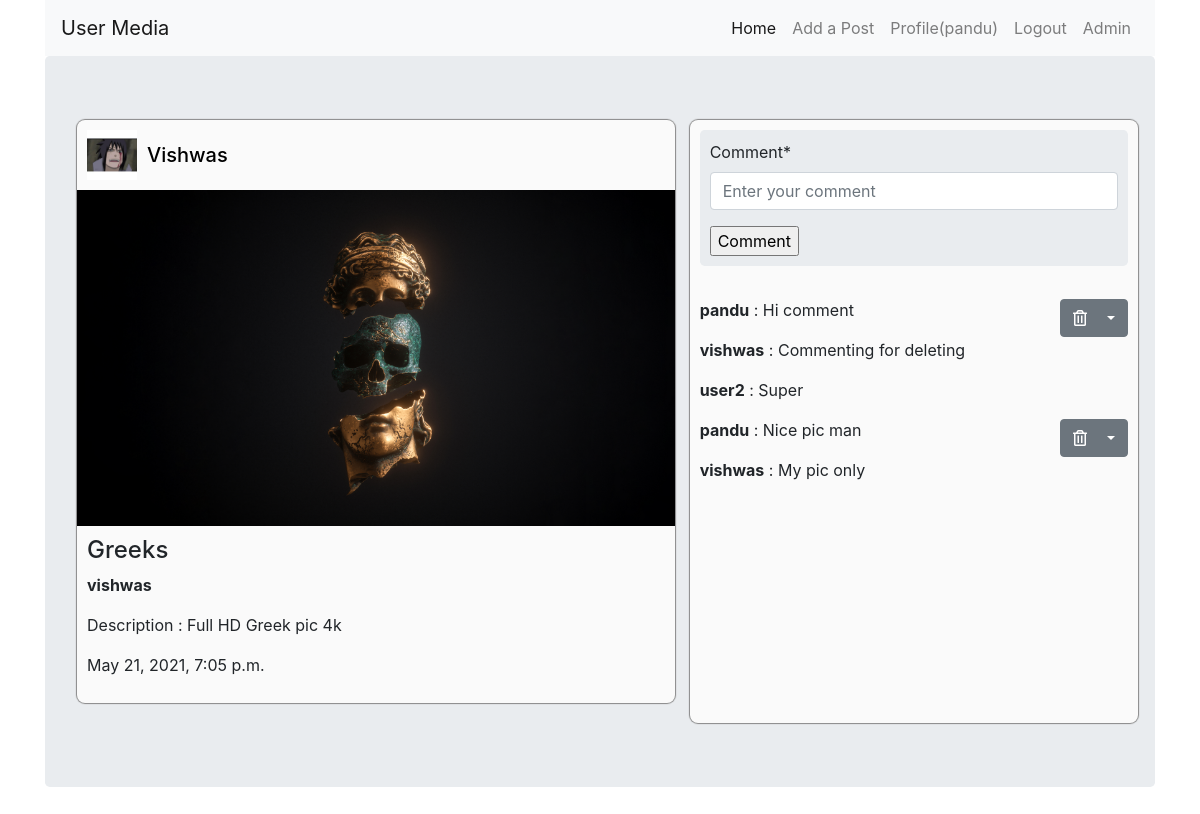
Screenshot of /post_detail/7/ (signed in) with the database file from the repository.
### userapp/models.py (models this page shows, shortened)
class Post(models.Model):
    user = models.ForeignKey(User,related_name='posts',on_delete=models.CASCADE)
    title = models.CharField(max_length=250)
    description = models.CharField(max_length=300,blank=True,null=True)
    picture = models.ImageField(upload_to='pics/')
    created = models.DateTimeField(auto_now_add=True)

class UserProfile(models.Model):
    user = models.OneToOneField(User,related_name='profile',on_delete=models.CASCADE)
    profile_pic = models.ImageField(upload_to='profile_pics/',blank=True)

class Comment(models.Model):
    post = models.ForeignKey(Post,related_name='comments',on_delete=models.CASCADE)
    user = models.ForeignKey(User,related_name='comments',on_delete=models.CASCADE)
    text = models.CharField(max_length=256)
    time_commented = models.DateTimeField(auto_now_add=True)

### userapp/views.py (the view)
# urls.py: path('post_detail/<str:pk>/',views.post_detail,name='post_detail'),
@login_required(login_url='login')
def post_detail(request,pk):
    post = Post.objects.get(id = pk)
    post_form = PostUpdateForm(instance=post)
    comments = Comment.objects.filter(post = post).order_by('-time_commented')
    comment_form = CommentForm()
    context = {'post_form':post_form, 'comment_form':comment_form,'post':post,'old_comments':comments}
    if request.method == 'POST':
        post_form = PostUpdateForm(request.POST,instance = post)
        if post_form.is_valid():
            post_form.save()
            return redirect('post_detail',pk)
    return render(request,'userapp/post_detail.html',context)

### userapp/forms.py
class PostUpdateForm(forms.ModelForm):
    description = forms.CharField(widget=forms.Textarea,required=False)
    class Meta:
        model = Post
        fields = ['description',]

class CommentForm(forms.ModelForm):
    class Meta:
        model = Comment
        fields = ['text',]
        widgets = {
            'text': forms.TextInput(attrs={'placeholder': 'Enter your comment'}),
        }
        labels = {
            'text':'Comment',
        }

### userapp/templates/userapp/post_detail.html (shortened to what this page needs)
<!DOCTYPE html>
{% extends 'userapp/base.html' %}
{% load static %}
{% load crispy_forms_tags %}
{% block body_block %}
    <div class="jumbotron">
        <div class="row" >
            <div class="col-md-7 col-sm-8">
                <div class="post" id="postid{{post.id}}">
                    <div class="post-top">
                        {% if post.user.profile.profile_pic %}
                            <img src="{{post.user.profile.profile_pic.url}}" alt="{{post.user.username}}" style="width:50px;">
                        {% endif %}
                        <h5><a href="{% url 'profile' post.user.id %}"> {{post.user.username|title}}</a></h5>
                    </div>
                    <img class="post_middle" src="{{post.picture.url}}" alt="post picture" style="width:100%">
                    <div class="post-bottom">
                        <h4>{{post.title|title}}</h4>
                        <p><strong>{{post.user.username}}</strong></p>
                        <p>Description :
                        {% if post.description %}
                            {{post.description}}
                        {% endif %}
                        </p>
                        <p> {{post.created}}</p>
                    </div>
                </div>
            </div>
            <div class="col-md-5 col-sm-8 comment-section" style="">
                 <div class="new-comment jumbotron" style="width: 100%">
                    <form action="{% url 'make_comment' post.id %}" method="post">
                        {{comment_form|crispy}}
                        <input type="submit" value="Comment">
                    </form>
                </div>
                <div class="old-comments" style="width: 100%">
                    {% for old_comment in old_comments %}
                        <div class="old-comment">
                            <p style="display: inline-block"><strong>{{old_comment.user.username}}</strong>  : {{old_comment.text|capfirst}}</p>
                            {% if  old_comment.user == user%}
                                <div class="dropdown">
                                    <button class="btn btn-secondary dropdown-toggle" type="button" id="dropdownMenuButton" data-toggle="dropdown" aria-haspopup="true" aria-expanded="false">
                                    <i class="far fa-trash-alt pr-3 dropdown"></i></button>
                                </div>
                            {% endif %}
                        </div>
                    {% endfor %}
                </div>
            </div>
        </div>
    </div>
{% endblock body_block %}

### userapp/templates/userapp/base.html (shortened to what this page needs)
<!DOCTYPE html>
{% load static %}
<html lang="en">
<head>
    <link rel="stylesheet" href="https://cdn.jsdelivr.net/npm/bootstrap@4.6.0/dist/css/bootstrap.min.css">
    <link rel="stylesheet" href="https://cdnjs.cloudflare.com/ajax/libs/font-awesome/5.15.3/css/all.min.css" />
    <link rel="stylesheet" href="{% static 'css/base.css' %}">
</head>
<body>
    <div class="container">
        <nav class="navbar navbar-expand-lg navbar-light bg-light">
            <a class="navbar-brand" href="/">User Media</a>
            <div class="collapse navbar-collapse" id="navbarNavAltMarkup">
                <div class="navbar-nav  ml-auto">
                <a class="nav-link active" href="/">Home</a>
                {% if user.is_authenticated %}
                    <a class="nav-link" href="{% url 'add_post'%}">Add a Post</a>
                    <a class="nav-link" href="{% url 'profile' user.id %}">Profile({{user.username}})</a>
                    <a class="nav-link" href="{% url 'logout' %}">Logout</a>
                {% else %}
                    <a class="nav-link" href="{% url 'login' %}">Login </a>
                    <a class="nav-link" href="{% url 'signup' %}">Signup</a>
                {% endif %}
                <a href="/admin" class="nav-link">Admin</a>
                </div>
            </div>
        </nav>
        {% block body_block %}{% endblock body_block %}
    </div>
</body>
</html>

### userapp/static/css/base.css (style rules this page uses)
* { scroll-behavior: smooth; }
a ,a > * { color: black; }
.post { background:rgb(250,250,250); width:70%; display: flex; flex-direction: column; align-items: center; justify-content: center; margin-bottom: 20px; border-radius: 8px; box-shadow: 0px 0px 1px 1px #888888; }
.post-top { padding:10px; width:100%; display: flex; align-items:center; }
.post-bottom { padding:10px; width:100%; display: flex; flex-direction: column; }
.post-top h5 { margin:5px 10px; }

### userapp/templates/userapp/post_detail.html (style rules this page uses)
.post { width: 100%; height: auto; }
.comment-section { background:rgb(250,250,250); border-radius: 8px; box-shadow: 0px 0px 1px 1px #888888; padding:10px; }
.old-comment { display:flex; align-items:center; justify-content:space-between; }
.new-comment { padding:10px; }

### rows the page displays
Post: user.profile.profile_pic (picture), user.username "Vishwas", picture (picture), title "Greeks", user.username "vishwas", description "Full HD Greek pic 4k", created "May 21, 2021, 7:05 p.m."
Comment: user.username "pandu", text "Hi comment"
Comment: user.username "vishwas", text "Commenting for deleting"
Comment: user.username "user2", text "Super"
Comment: user.username "pandu", text "Nice pic man"
Comment: user.username "vishwas", text "My pic only"

### other values shown
{{ user.username }} "pandu"
